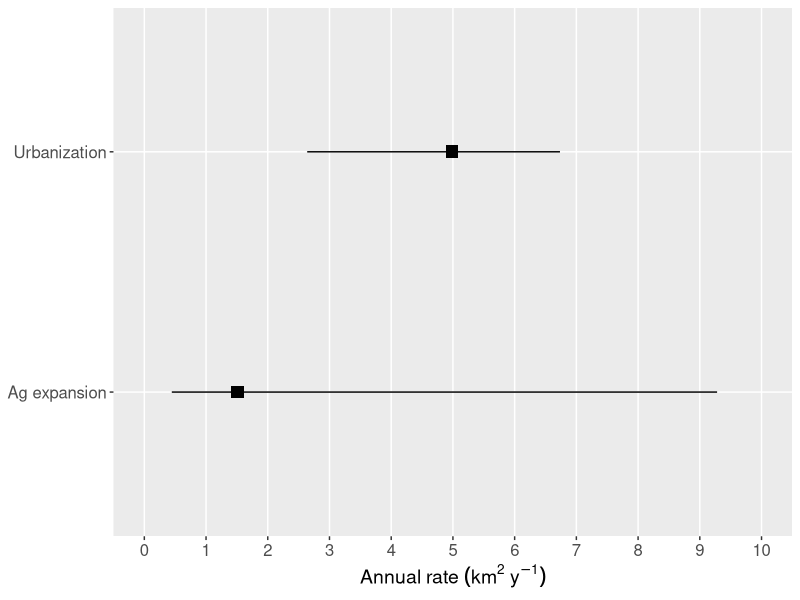

Write R code to recreate this figure.
# Historic rates of land cover change
# for Hawaii LUCAS model
# Paul C. Selmants
# 2020-03-10

# load packages
library(dplyr)
library(ggplot2)

# read in historic land cover change data
ccap <- read.csv("lulc_historic.csv", stringsAsFactors = FALSE) %>%
	group_by(LC_change) %>%
	summarize(median = sum(mid), 
		min = sum(minimum), 
		max = sum(maximum)) %>%
	as.data.frame()

urbagex <- ccap %>%
	filter(LC_change != "Ag contraction")
# make historic dLULC graph
urbagexfig <- ggplot(urbagex, aes(LC_change, median)) +
	geom_point(size = 4, shape = 15) +
	geom_errorbar(aes(ymin = min, ymax = max), width = 0) +
	scale_y_continuous(limits = c(0, 10), breaks = seq(0,10,1)) +
	ylab(expression(Annual~rate~(km^2~y^{-1}))) +
	theme(panel.grid.minor = element_blank(),
		axis.title.y = element_blank(), 
		axis.text.y = element_text(size = 12), 
		axis.title.x = element_text(size = 14),
		axis.text.x = element_text(size=12))+
	coord_flip() 

ggsave("histLULC.png", width = 9, height = 3)	